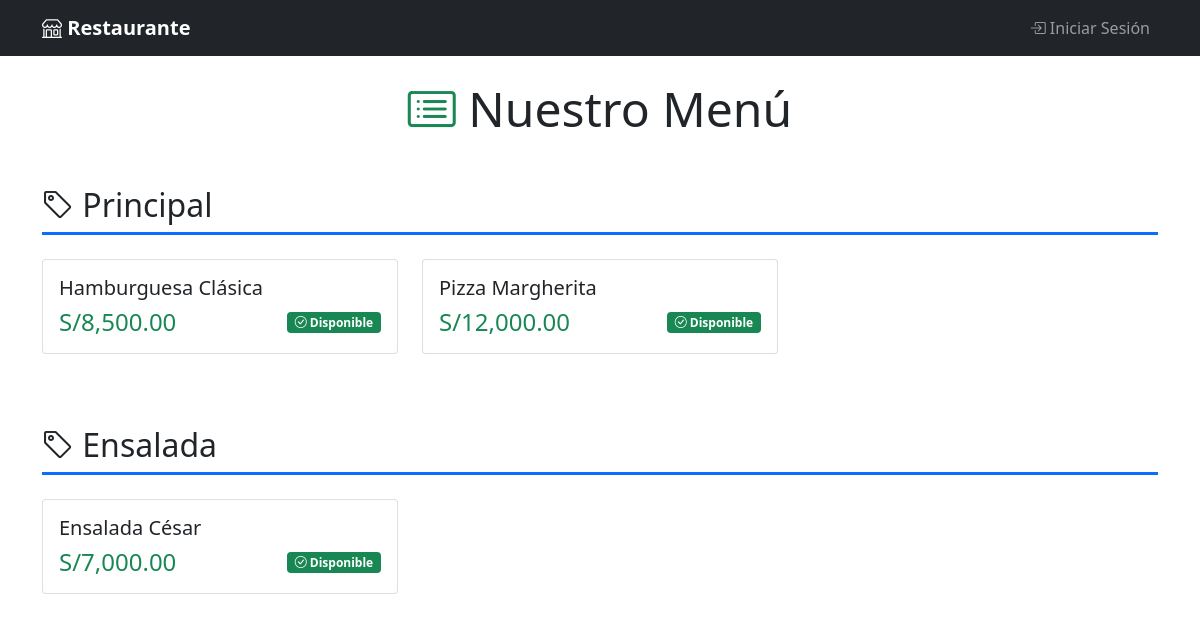
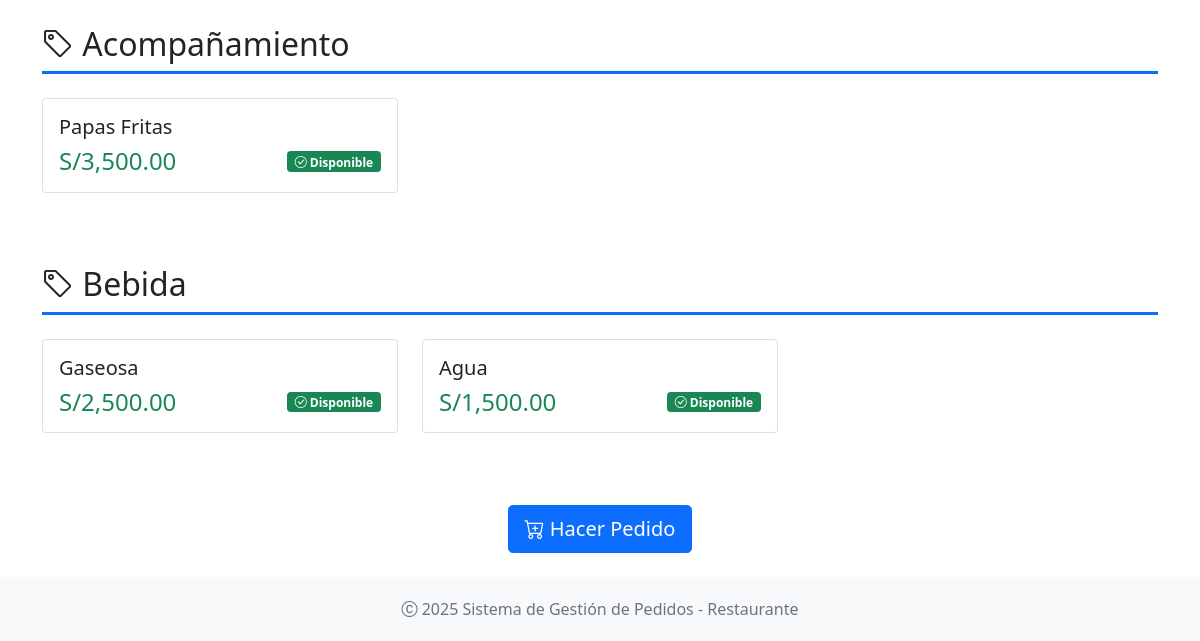
Before: /menu with the older database file (2 pictures, top to bottom).
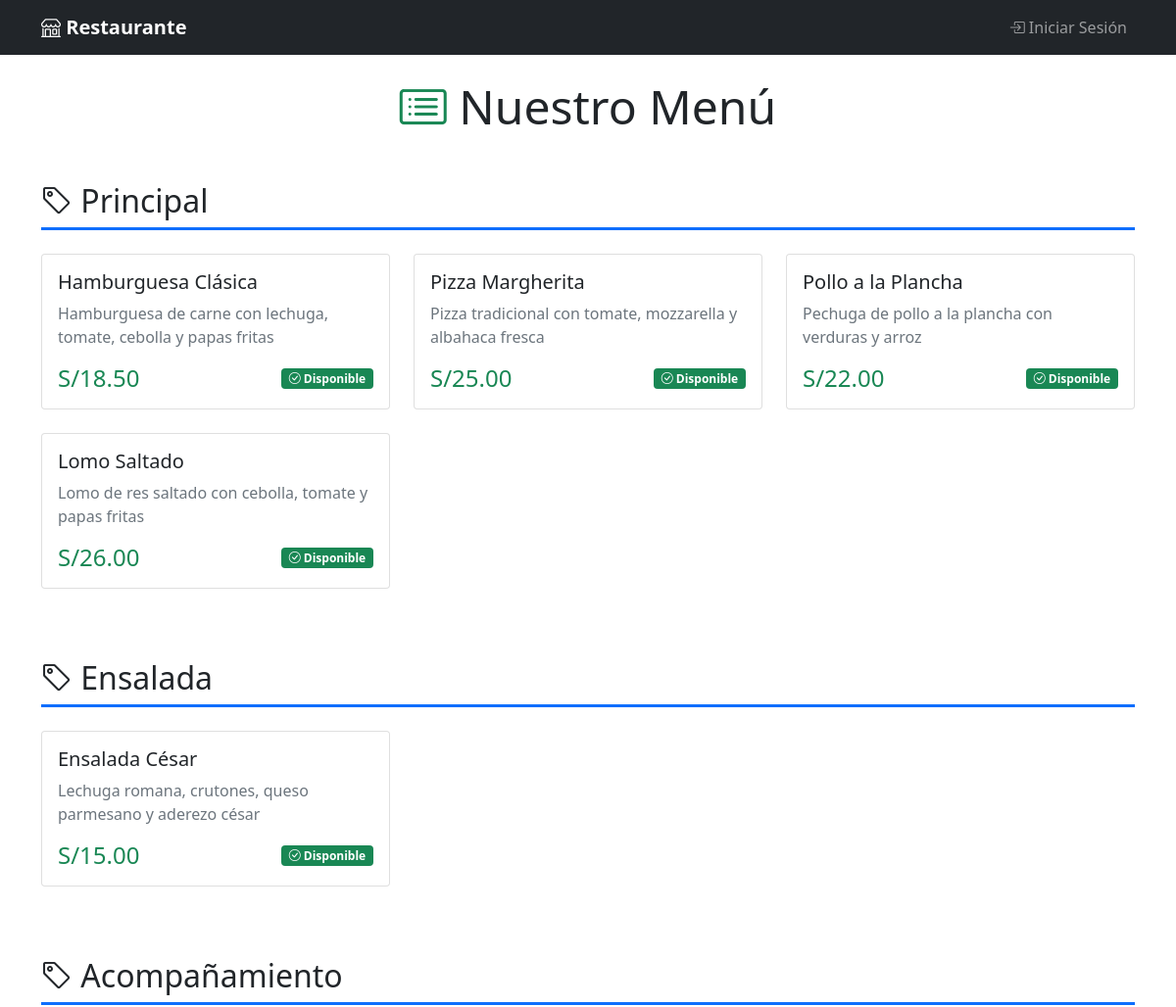
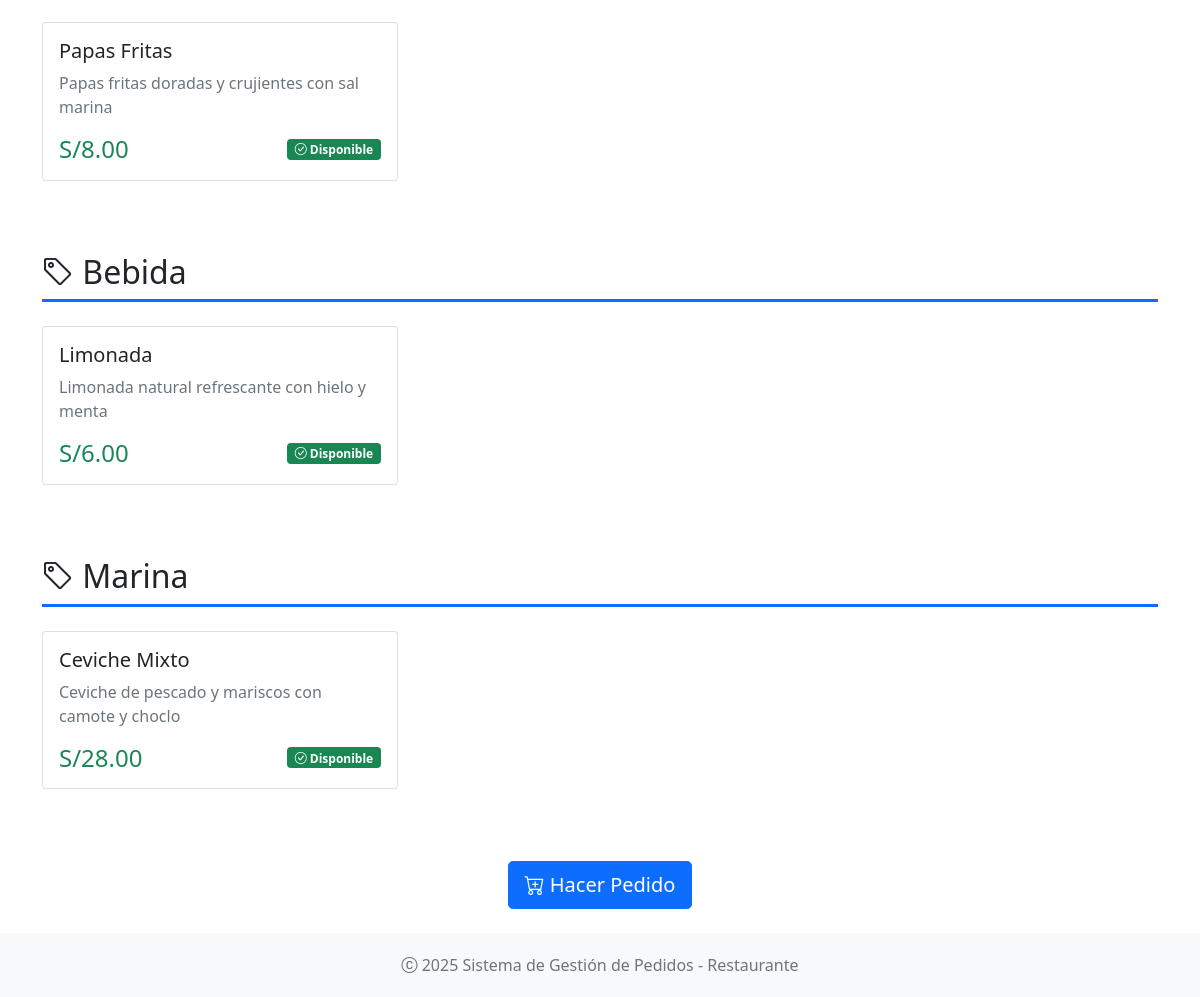
After: the same page with the newer database file (2 pictures, top to bottom).
### app.py (models this page shows, shortened)
class Producto(db.Model):
    __tablename__ = 'productos'
    id = db.Column(db.Integer, primary_key=True)
    nombre = db.Column(db.String(100), nullable=False)
    descripcion = db.Column(db.Text)
    precio = db.Column(db.Float, nullable=False)
    categoria = db.Column(db.String(50), nullable=False)
    disponible = db.Column(db.Boolean, default=True)
    fecha_creacion = db.Column(db.DateTime, default=lambda: datetime.now(timezone.utc))
    detalles_pedido = db.relationship('DetallePedido', backref='producto', lazy=True)

### app.py (the view)
@app.route('/menu')
def menu():
    productos = Producto.query.filter_by(disponible=True).all()
    return render_template('menu.html', productos=productos)

### app/templates/menu.html (shortened to what this page needs)
{% extends "base.html" %}
{% block content %}
<div class="row">
    <div class="col-12">
        <h1 class="display-5 text-center mb-5">
            <i class="bi bi-card-list text-success"></i>
            Nuestro Menú
        </h1>
    </div>
</div>
{% if productos %}
    {% set categorias_unicas = productos | map(attribute='categoria') | unique | list %}
    {% for categoria in categorias_unicas %}
        <div class="row mb-5">
            <div class="col-12">
                <h2 class="border-bottom border-3 border-primary pb-2 mb-4">
                    <i class="bi bi-tag"></i> {{ categoria }}
                </h2>
            </div>
            {% for producto in productos %}
                {% if producto.categoria == categoria %}
                <div class="col-md-6 col-lg-4 mb-4">
                    <div class="card h-100 card-hover">
                        <div class="card-body d-flex flex-column">
                            <h5 class="card-title">{{ producto.nombre }}</h5>
                            {% if producto.descripcion %}
                                <p class="card-text text-muted">{{ producto.descripcion }}</p>
                            {% endif %}
                            <div class="mt-auto">
                                <div class="d-flex justify-content-between align-items-center">
                                    <span class="h4 text-success mb-0">
                                        S/{{ "{:,.2f}".format(producto.precio) }}
                                    </span>
                                    {% if producto.disponible %}
                                        <span class="badge bg-success">
                                            <i class="bi bi-check-circle"></i> Disponible
                                        </span>
                                    {% else %}
                                        <span class="badge bg-danger">
                                            <i class="bi bi-x-circle"></i> No Disponible
                                        </span>
                                    {% endif %}
                                </div>
                            </div>
                        </div>
                    </div>
                </div>
                {% endif %}
            {% endfor %}
        </div>
    {% endfor %}
    <div class="row mt-5">
        <div class="col-12 text-center">
            <a href="{{ url_for('nuevo_pedido') }}" class="btn btn-primary btn-lg">
                <i class="bi bi-cart-plus"></i> Hacer Pedido
            </a>
        </div>
    </div>
{% endif %}
{% endblock %}

### app/templates/base.html (shortened to what this page needs)
<!DOCTYPE html>
<html lang="es">
<head>
    <link href="https://cdn.jsdelivr.net/npm/bootstrap@5.1.3/dist/css/bootstrap.min.css" rel="stylesheet">
    <link href="https://cdn.jsdelivr.net/npm/bootstrap-icons@1.8.1/font/bootstrap-icons.css" rel="stylesheet">
</head>
<body class="d-flex flex-column min-vh-100">
    <nav class="navbar navbar-expand-lg navbar-dark bg-dark">
        <div class="container">
            <a class="navbar-brand" href="{{ url_for('index') }}">
                <i class="bi bi-shop"></i> Restaurante
            </a>
            <div class="collapse navbar-collapse" id="navbarNav">
                {% if current_user.is_authenticated %}
                <ul class="navbar-nav me-auto">
                    <li class="nav-item">
                        <a class="nav-link" href="{{ url_for('index') }}">
                            <i class="bi bi-house"></i> Inicio
                        </a>
                    </li>
                    {% if current_user.rol == 'admin' %}
                    <li class="nav-item">
                        <a class="nav-link" href="{{ url_for('menu') }}">
                            <i class="bi bi-card-list"></i> Menú
                        </a>
                    </li>
                    <li class="nav-item dropdown">
                        <a class="nav-link dropdown-toggle" href="#" role="button" data-bs-toggle="dropdown">
                            <i class="bi bi-receipt"></i> Pedidos
                        </a>
                        <ul class="dropdown-menu">
                            <li><a class="dropdown-item" href="{{ url_for('nuevo_pedido') }}">Nuevo Pedido</a></li>
                            <li><a class="dropdown-item" href="{{ url_for('lista_pedidos') }}">Ver Todos</a></li>
                            <li><hr class="dropdown-divider"></li>
                            <li><a class="dropdown-item" href="{{ url_for('lista_pedidos', estado='pendiente') }}">Pendientes</a></li>
                            <li><a class="dropdown-item" href="{{ url_for('lista_pedidos', estado='preparando') }}">Preparando</a></li>
                            <li><a class="dropdown-item" href="{{ url_for('lista_pedidos', estado='listo') }}">Listos</a></li>
                        </ul>
                    </li>
                    <li class="nav-item dropdown">
                        <a class="nav-link dropdown-toggle" href="#" role="button" data-bs-toggle="dropdown">
                            <i class="bi bi-box"></i> Productos
                        </a>
                        <ul class="dropdown-menu">
                            <li><a class="dropdown-item" href="{{ url_for('nuevo_producto') }}">Nuevo Producto</a></li>
                            <li><a class="dropdown-item" href="{{ url_for('lista_productos') }}">Ver Todos</a></li>
                        </ul>
                    </li>
                    <li class="nav-item">
                        <a class="nav-link" href="{{ url_for('mesas') }}">
                            <i class="bi bi-grid-3x3"></i> Mesas
                        </a>
                    </li>
                    <li class="nav-item dropdown">
                        <a class="nav-link dropdown-toggle" href="#" role="button" data-bs-toggle="dropdown">
                            <i class="bi bi-gear"></i> Administración
                        </a>
                        <ul class="dropdown-menu">
                            <li><a class="dropdown-item" href="{{ url_for('empleados') }}">
                                <i class="bi bi-people"></i> Empleados
                            </a></li>
                            <li><a class="dropdown-item" href="{{ url_for('reportes') }}">
                                <i class="bi bi-bar-chart"></i> Reportes
                            </a></li>
                        </ul>
                    </li>
                    {% elif current_user.rol == 'mesero' %}
                    <li class="nav-item">
                        <a class="nav-link" href="{{ url_for('menu') }}">
                            <i class="bi bi-card-list"></i> Menú
                        </a>
                    </li>
                    <li class="nav-item dropdown">
                        <a class="nav-link dropdown-toggle" href="#" role="button" data-bs-toggle="dropdown">
                            <i class="bi bi-receipt"></i> Pedidos
                        </a>
                        <ul class="dropdown-menu">
                            <li><a class="dropdown-item" href="{{ url_for('nuevo_pedido') }}">
                                <i class="bi bi-plus-circle"></i> Nuevo Pedido
                            </a></li>
                            <li><a class="dropdown-item" href="{{ url_for('lista_pedidos') }}">
                                <i class="bi bi-list-ul"></i> Mis Pedidos
                            </a></li>
                            <li><hr class="dropdown-divider"></li>
                            <li><a class="dropdown-item" href="{{ url_for('lista_pedidos', estado='pendiente') }}">
                                <i class="bi bi-clock"></i> Pendientes
                            </a></li>
                            <li><a class="dropdown-item" href="{{ url_for('lista_pedidos', estado='listo') }}">
                                <i class="bi bi-check-circle"></i> Listos para servir
                            </a></li>
                        </ul>
                    </li>
                    <li class="nav-item">
                        <a class="nav-link" href="{{ url_for('mesas') }}">
                            <i class="bi bi-grid-3x3"></i> Mesas
                        </a>
                    </li>
                    <li class="nav-item">
                        <a class="nav-link" href="{{ url_for('lista_productos') }}">
                            <i class="bi bi-box"></i> Productos
                        </a>
                    </li>
                    {% elif current_user.rol == 'cocinero' %}
                    <li class="nav-item dropdown">
                        <a class="nav-link dropdown-toggle" href="#" role="button" data-bs-toggle="dropdown">
                            <i class="bi bi-fire"></i> Cocina
                        </a>
                        <ul class="dropdown-menu">
                            <li><a class="dropdown-item" href="{{ url_for('lista_pedidos', estado='pendiente') }}">
                                <i class="bi bi-clock-history"></i> Pedidos Pendientes
                            </a></li>
                            <li><a class="dropdown-item" href="{{ url_for('lista_pedidos', estado='preparando') }}">
                                <i class="bi bi-arrow-repeat"></i> En Preparación
                            </a></li>
                            <li><a class="dropdown-item" href="{{ url_for('lista_pedidos', estado='listo') }}">
                                <i class="bi bi-check-circle"></i> Listos
                            </a></li>
                        </ul>
                    </li>
                    <li class="nav-item">
                        <a class="nav-link" href="{{ url_for('lista_productos') }}">
                            <i class="bi bi-card-list"></i> Menú
                        </a>
                    </li>
                    {% endif %}
                </ul>
                <ul class="navbar-nav">
                    <li class="nav-item dropdown">
                        <a class="nav-link dropdown-toggle d-flex align-items-center" href="#" role="button" data-bs-toggle="dropdown">
                            {% if current_user.rol == 'admin' %}
                                <i class="bi bi-person-badge me-1"></i>
                            {% elif current_user.rol == 'mesero' %}
                                <i class="bi bi-person-circle me-1"></i>
                            {% elif current_user.rol == 'cocinero' %}
                                <i class="bi bi-chef-hat me-1"></i>
                            {% endif %}
                            {{ current_user.nombre_completo }}
                            <span class="badge bg-{{ 'success' if current_user.rol == 'admin' else 'info' if current_user.rol == 'mesero' else 'warning' }} ms-2">
                                {{ current_user.rol.title() }}
                            </span>
                        </a>
                        <ul class="dropdown-menu dropdown-menu-end">
                            <li>
                                <h6 class="dropdown-header">
                                    <i class="bi bi-person-circle"></i> {{ current_user.username }}
                                </h6>
                            </li>
                            <li><hr class="dropdown-divider"></li>
                            <li><a class="dropdown-item text-danger" href="{{ url_for('logout') }}">
                                <i class="bi bi-box-arrow-right"></i> Cerrar Sesión
                            </a></li>
                        </ul>
                    </li>
                </ul>
                {% else %}
                <ul class="navbar-nav ms-auto">
                    <li class="nav-item">
                        <a class="nav-link" href="{{ url_for('login') }}">
                            <i class="bi bi-box-arrow-in-right"></i> Iniciar Sesión
                        </a>
                    </li>
                </ul>
                {% endif %}
            </div>
        </div>
    </nav>
    <main class="container my-4 flex-grow-1">
        {% block content %}{% endblock %}
    </main>
    <footer class="footer bg-light">
        <div class="container text-center">
            <span class="text-muted">
                <i class="bi bi-c-circle"></i> 2025 Sistema de Gestión de Pedidos - Restaurante
            </span>
        </div>
    </footer>
</body>
</html>

### app/templates/base.html (style rules this page uses)
.navbar-brand { font-weight: bold; }
.footer { margin-top: auto; padding: 20px 0; background-color: #f8f9fa; }
.min-vh-100 { min-height: 100vh; }

Changed rows visible on the page:
removed Producto: nombre "Agua", precio "1,500.00", disponible True (drawn), shown under "Bebida"
changed Producto "Principal": descripcion (not shown) → "Hamburguesa de carne con lechuga, tomate, cebolla y papas fritas"; precio "8,500.00" → "18.50"
changed Producto "Pizza Margherita": descripcion (not shown) → "Pizza tradicional con tomate, mozzarella y albahaca fresca"; precio "12,000.00" → "25.00"
added Producto: nombre "Pollo a la Plancha", descripcion "Pechuga de pollo a la plancha con verduras y arroz", precio "22.00", disponible True (drawn), shown under "Principal"
changed Producto: categoria "Bebida" → "Principal" (drawn)
added Producto: nombre "Lomo Saltado", descripcion "Lomo de res saltado con cebolla, tomate y papas fritas", precio "26.00", disponible True (drawn), shown under "Principal"
changed Producto "Ensalada": descripcion (not shown) → "Lechuga romana, crutones, queso parmesano y aderezo césar"; precio "7,000.00" → "15.00"
changed Producto "Acompañamiento": descripcion (not shown) → "Papas fritas doradas y crujientes con sal marina"; precio "3,500.00" → "8.00"
changed Producto "Bebida": nombre "Gaseosa" → "Limonada"; descripcion (not shown) → "Limonada natural refrescante con hielo y menta"; precio "2,500.00" → "6.00"
added Producto: categoria "Marina", nombre "Ceviche Mixto", descripcion "Ceviche de pescado y mariscos con camote y choclo", precio "28.00", disponible True (drawn)
